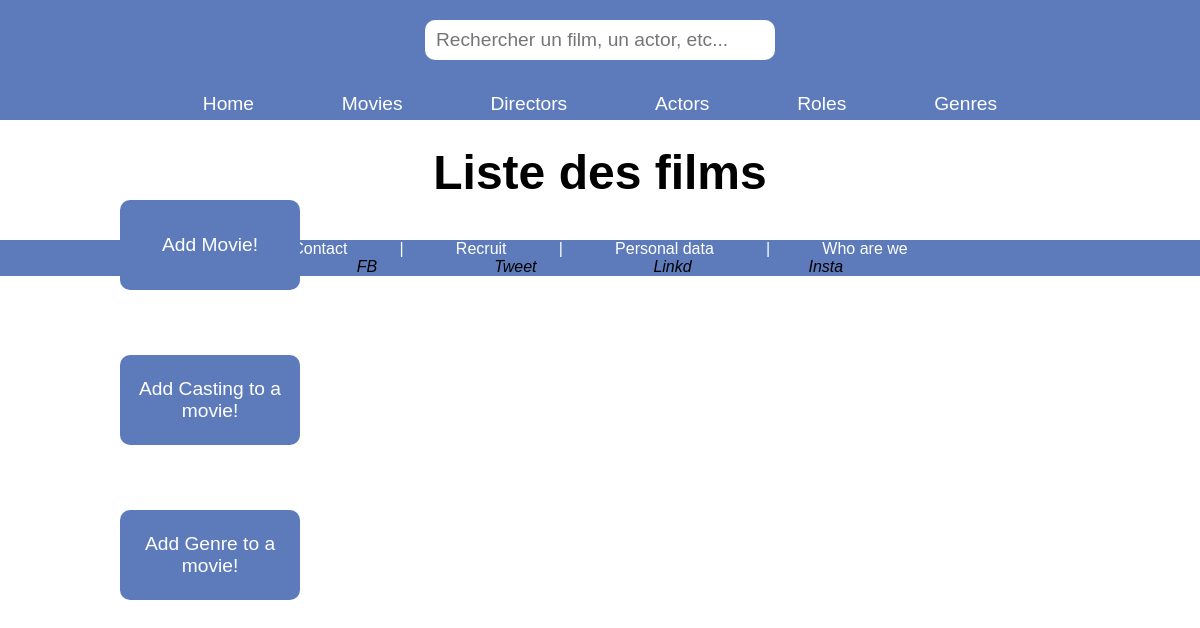
/index.php?action=listFilms, run on an earlier commit of the app's database.
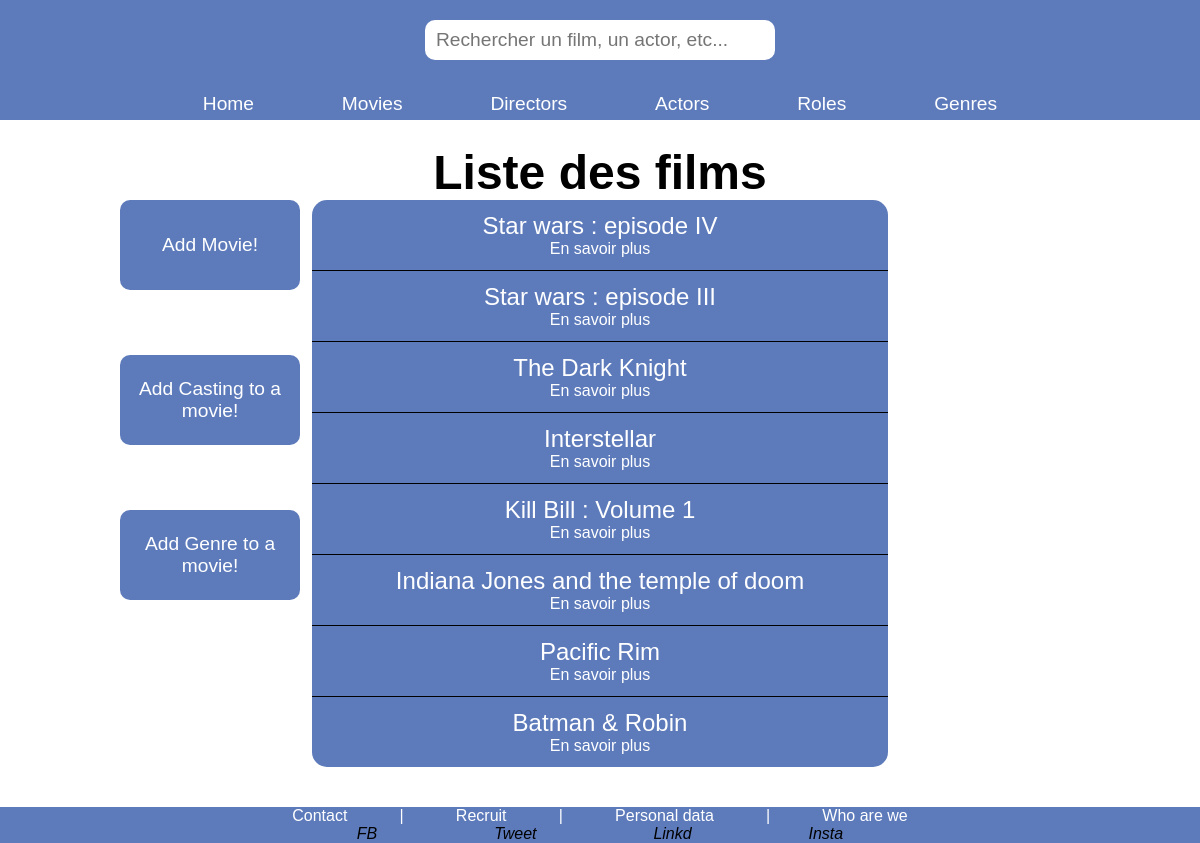
And on a later commit of the database.
### tables this page shows
CREATE TABLE IF NOT EXISTS `film` (
  `id_film` int NOT NULL AUTO_INCREMENT,
  `titre` varchar(255) NOT NULL,
  `dateDeSortie` datetime NOT NULL,
  `duree` time NOT NULL,
  `realisateur_id` int NOT NULL,
  `affiche` varchar(255) DEFAULT 'indisponible.jpg',
  PRIMARY KEY (`id_film`),
  KEY `FK__realisateur` (`realisateur_id`),
  CONSTRAINT `FK__realisateur` FOREIGN KEY (`realisateur_id`) REFERENCES `realisateur` (`id_realisateur`)
);

### controller/MovieController.php (called while the page is built, shortened)
<?php
require_once "./bdd/DAO.php";
class MovieController {
    public function listFilms() {
        $dao = new DAO();
        $sql =
        "SELECT
            f.id_film, f.titre
        FROM
            film f";
        $films = $dao->executerRequete($sql);
        require "./view/movie/listFilms.php";
    }
}
?>

### bdd/DAO.php (called while the page is built, shortened)
<?php
class DAO{
    private $bdd;
    public function __construct(){
        $this->bdd = new \PDO('mysql:host=localhost;dbname=cinema;charset=utf8', 'root', '');
    }
    public function executerRequete($sql, $params = NULL){
        if ($params == NULL){
            $resultat = $this->bdd->query($sql);
        }else{
            $resultat = $this->bdd->prepare($sql);
            $resultat->execute($params);
        }
        return $resultat;
    }
}
?>

### view/movie/listFilms.php (the view, shortened to what this page needs)
<h2 class="titrePage">Liste des films</h2>
<div class="interactAddFilm">
    <a href="index.php?action=addFilmForm">
        <p>Add Movie!</p>
    </a>
    <a href="index.php?action=addCastingFilmForm">
        <p>Add Casting to a movie!</p>
    </a>
    <a href="index.php?action=addGenreFilmForm">
        <p>Add Genre to a movie!</p>
    </a>
</div>
    <div id='listFilms'>
<?php
    while ($film = $films->fetch()) {
?>
        <div class='blocFilms listBloc'>
            <a href="index.php?action=detailsFilm&id=<?=$film['id_film']?>">
                <p class="listEntities"><?=$film["titre"]?></p>
                <p>En savoir plus</p>
            </a>
            <div class="deleteBloc">
                <a href="index.php?action=deleteFilm&id=<?= $film["id_film"] ?>">
                </a>
            </div>
            <div class="updateBloc">
                <a href="index.php?action=updateFilmForm&id=<?= $film["id_film"] ?>">
                </a>
            </div>
        </div>
<?php
    }
?>
    </div>
<?php
require "./view/layout.php";
?>

What changed in the data, as far as the page shows it:
added film: titre "Star wars : episode IV"
added film: titre "Star wars : episode III"
added film: titre "The Dark Knight"
added film: titre "Interstellar"
added film: titre "Kill Bill : Volume 1"
added film: titre "Indiana Jones and the temple of doom"
added film: titre "Pacific Rim"
added film: titre "Batman & Robin"
